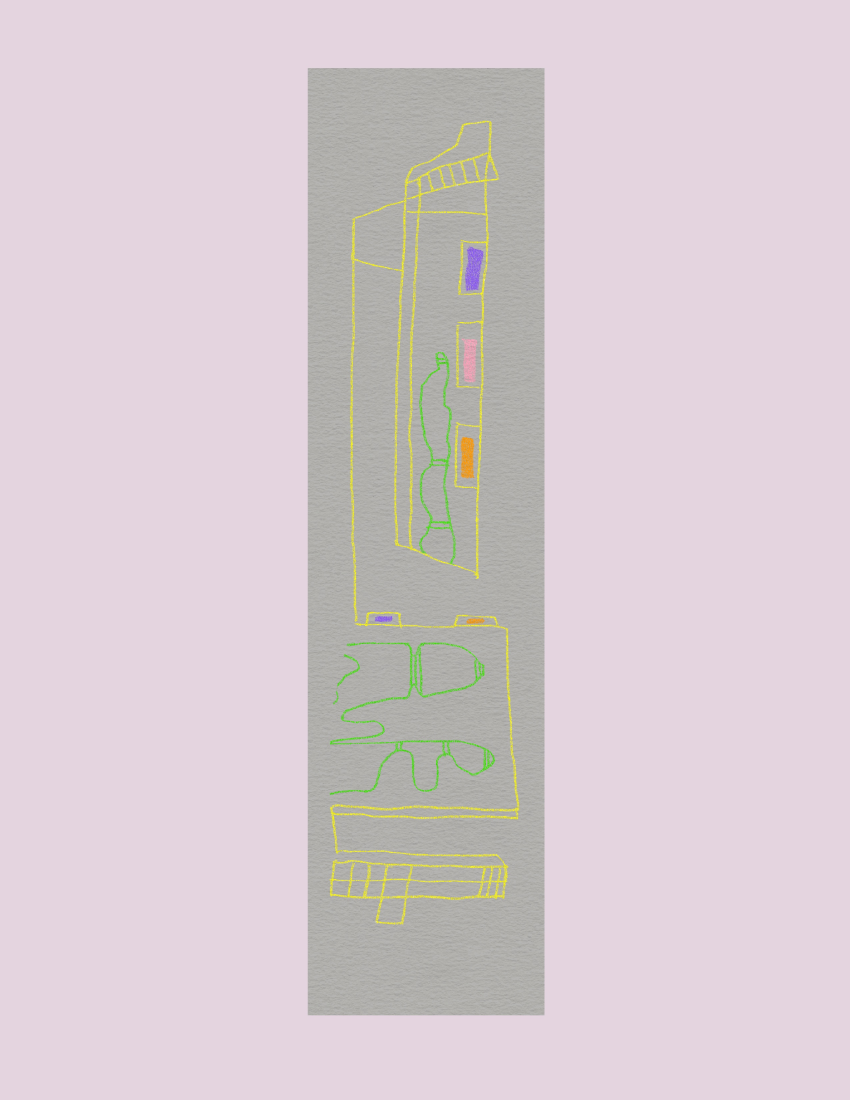
#> input picture assets/images/01-07-2026.JPG, 2550 x 3300 px (shown at 1/3 size)
$ python stitch.py ../assets/images/01-07-2026.JPG ../assets/images/03-03-2026.JPG
#> lines starting #> are read from the running program, lines starting #| are printed output that depends on the picture; after the words box and inside, x2 and y2 are one past the last pixel; in counts of white or black regions, pixels touching at a corner belong together; long printed decimals are rounded
#!/usr/bin/env python3
"""Stitch two overlapping scans with automatic tilt correction.

Workflow:
  1. Detect SIFT features in both images
  2. Match features → estimate affine transform (handles rotation + translation)
  3. Warp img2 into img1's coordinate space
  4. Laplacian pyramid blend in the overlap zone — smooths exposure/vignetting
     differences while preserving all sharp detail
  5. Save as lossless PNG preserving DPI and ICC profile
"""

import argparse
import os
import sys
import cv2
import numpy as np
from PIL import Image


def find_transform(img1, img2, max_features=10000, ratio_thresh=0.7):
    """Find affine transform from img2 → img1 using SIFT + RANSAC."""
    gray1 = cv2.cvtColor(img1, cv2.COLOR_BGR2GRAY)
    gray2 = cv2.cvtColor(img2, cv2.COLOR_BGR2GRAY)

    sift = cv2.SIFT_create(nfeatures=max_features)
    kp1, des1 = sift.detectAndCompute(gray1, None)
    kp2, des2 = sift.detectAndCompute(gray2, None)
    print(f"  Features: {len(kp1)} / {len(kp2)}")

    if des1 is None or des2 is None or len(kp1) < 10 or len(kp2) < 10:
        sys.exit("Not enough features found.")

    bf = cv2.BFMatcher()
    matches = bf.knnMatch(des1, des2, k=2)
    good = [m for m, n in matches if m.distance < ratio_thresh * n.distance]
    print(f"  Good matches: {len(good)}")

    if len(good) < 10:
        sys.exit("Not enough good matches for alignment.")

    pts1 = np.float32([kp1[m.queryIdx].pt for m in good])
    pts2 = np.float32([kp2[m.trainIdx].pt for m in good])

    M, inliers = cv2.estimateAffinePartial2D(
        pts2, pts1, method=cv2.RANSAC, ransacReprojThreshold=5.0
    )
    n_inliers = int(inliers.sum())
    angle = np.degrees(np.arctan2(M[1, 0], M[0, 0]))
    scale = np.sqrt(M[0, 0] ** 2 + M[1, 0] ** 2)
    print(f"  Inliers: {n_inliers}/{len(good)}")
    print(f"  Rotation: {angle:.4f}°  Scale: {scale:.6f}")
    print(f"  Translation: tx={M[0,2]:.1f} ty={M[1,2]:.1f}")

    return M


def compute_canvas(img1, img2, M):
    """Compute canvas size and adjusted transform for stitching."""
    h1, w1 = img1.shape[:2]
    h2, w2 = img2.shape[:2]

    corners2 = np.float32([[0, 0], [w2, 0], [w2, h2], [0, h2]]).reshape(-1, 1, 2)
    corners2_warped = cv2.transform(corners2, M).reshape(-1, 2)

    all_corners = np.vstack([
        [[0, 0], [w1, 0], [w1, h1], [0, h1]],
        corners2_warped,
    ])
    x_min = int(np.floor(all_corners[:, 0].min()))
    y_min = int(np.floor(all_corners[:, 1].min()))
    x_max = int(np.ceil(all_corners[:, 0].max()))
    y_max = int(np.ceil(all_corners[:, 1].max()))

    canvas_w = x_max - x_min
    canvas_h = y_max - y_min
    offset_x = -x_min
    offset_y = -y_min

    M_adj = M.copy()
    M_adj[0, 2] += offset_x
    M_adj[1, 2] += offset_y

    return canvas_w, canvas_h, offset_x, offset_y, M_adj


def row_color_match(canvas1, canvas2, mask1, mask2):
    """Adjust canvas2 to match canvas1 using per-row color correction.

    For each row in the overlap, computes the per-channel mean ratio between
    the two images.  Smooths this into a correction curve and extends it
    beyond the overlap with edge clamping.  This corrects scanner vignetting
    (which varies along the scan/row direction) without introducing column
    artifacts.
    """
    overlap = (mask1 > 0) & (mask2 > 0)
    if not overlap.any():
        return canvas2

    h, w = canvas1.shape[:2]
    rows_any = np.any(overlap, axis=1)
    row_start = np.argmax(rows_any)
    row_end = len(rows_any) - np.argmax(rows_any[::-1])

    # Only use the middle portion of the overlap (skip unreliable edge rows
    # where only a few pixels overlap due to rotation)
    ov_len = row_end - row_start
    margin = max(1, ov_len // 8)
    reliable_start = row_start + margin
    reliable_end = row_end - margin

    # Per-row, per-channel gain (only from reliable rows)
    gain_per_row = np.ones((row_end - row_start, 3), dtype=np.float64)
    for y in range(reliable_start, reliable_end):
        row_mask = overlap[y]
        if row_mask.sum() < 100:
            continue
        c1 = canvas1[y, row_mask].astype(np.float64)
        c2 = canvas2[y, row_mask].astype(np.float64)
        for ch in range(3):
            m1 = c1[:, ch].mean()
            m2 = c2[:, ch].mean()
            if m2 > 5:
                gain_per_row[y - row_start, ch] = np.clip(m1 / m2, 0.85, 1.15)

    # Smooth the gain curve heavily (scanner vignetting is very smooth)
    smooth_size = max(51, (row_end - row_start) // 4 * 2 + 1)
    kernel = np.ones(smooth_size) / smooth_size
    gain_smooth = np.ones_like(gain_per_row)
    for ch in range(3):
        padded = np.pad(gain_per_row[:, ch], smooth_size // 2, mode="edge")
        gain_smooth[:, ch] = np.convolve(padded, kernel, mode="valid")[
            : len(gain_per_row)
        ]

    # Build full-height gain array with edge clamping
    gain_full = np.ones((h, 3), dtype=np.float64)
    gain_full[row_start:row_end] = gain_smooth
    gain_full[:row_start] = gain_smooth[0]
    gain_full[row_end:] = gain_smooth[-1]

    # Apply correction to canvas2
    corrected = canvas2.astype(np.float64)
    has_data = mask2 > 0
    for ch in range(3):
        for y in range(h):
            if not has_data[y].any():
                continue
            cols = has_data[y]
            corrected[y, cols, ch] *= gain_full[y, ch]

    for ch, name in enumerate(["B", "G", "R"]):
        g = gain_smooth[:, ch]
        print(f"    {name}: gain {g.min():.4f}-{g.max():.4f}")

    return np.clip(corrected, 0, 255).astype(np.uint8)


# [60 lines left out: functions blend_images, autocrop, not called in this run]


def stitch(img1, img2, rotate1=False, rotate2=False):
    """Stitch two overlapping scan images. Returns the stitched result."""
    if rotate1:
        img1 = cv2.rotate(img1, cv2.ROTATE_180)
    if rotate2:
        img2 = cv2.rotate(img2, cv2.ROTATE_180)

    h1, w1 = img1.shape[:2]
    h2, w2 = img2.shape[:2]
    print(f"  Image 1: {w1}x{h1}")
    print(f"  Image 2: {w2}x{h2}")

    # Find alignment transform
    print("\nStep 1: Finding anchor points...")
    M = find_transform(img1, img2)

    # Compute canvas
    print("\nStep 2: Computing canvas...")
    canvas_w, canvas_h, off_x, off_y, M_adj = compute_canvas(img1, img2, M)
    print(f"  Canvas: {canvas_w}x{canvas_h}")

    # Place img1 and warp img2
    print("\nStep 3: Warping...")
    canvas1 = np.zeros((canvas_h, canvas_w, 3), dtype=np.uint8)
    canvas1[off_y:off_y + h1, off_x:off_x + w1] = img1

    canvas2 = cv2.warpAffine(
        img2, M_adj, (canvas_w, canvas_h),
        flags=cv2.INTER_LANCZOS4,
        borderMode=cv2.BORDER_CONSTANT,
        borderValue=(0, 0, 0),
    )

    mask1 = np.zeros((canvas_h, canvas_w), dtype=np.uint8)
    mask1[off_y:off_y + h1, off_x:off_x + w1] = 255

    mask2 = cv2.warpAffine(
        np.ones((h2, w2), dtype=np.uint8) * 255,
        M_adj, (canvas_w, canvas_h),
        flags=cv2.INTER_NEAREST,
    )

    # Row-based color matching — correct scanner vignetting via overlap
    print("\nStep 4: Color matching...")
    canvas2 = row_color_match(canvas1, canvas2, mask1, mask2)

    # Multi-band blend (Laplacian pyramid) — smooth remaining gradients
    print("\nStep 5: Blending...")
    result = blend_images(canvas1, canvas2, mask1, mask2)
    print(f"  Stitched: {canvas_w}x{canvas_h}")

    # Autocrop black borders
    print("\nStep 6: Cropping...")
    result = autocrop(result)
    print(f"  Final: {result.shape[1]}x{result.shape[0]}")

    return result


# [28 lines left out: function save_lossless, not called in this run]


def main():
    parser = argparse.ArgumentParser(
        description="Stitch two overlapping scans with automatic tilt correction."
    )
    parser.add_argument("image1", help="First scan (left/top)")
    parser.add_argument("image2", help="Second scan (right/bottom, overlapping)")
    parser.add_argument("-o", "--output", default="stitched.png",
                        help="Output path (default: stitched.png)")
    parser.add_argument("--rotate1", action="store_true",
                        help="Rotate image 1 by 180°")
    parser.add_argument("--rotate2", action="store_true",
                        help="Rotate image 2 by 180°")
    args = parser.parse_args()

    img1 = cv2.imread(args.image1)
#> img1 is the input picture: shape (3300, 2550, 3); mean B, G, R 209.3, 203.5, 215.7
    img2 = cv2.imread(args.image2)
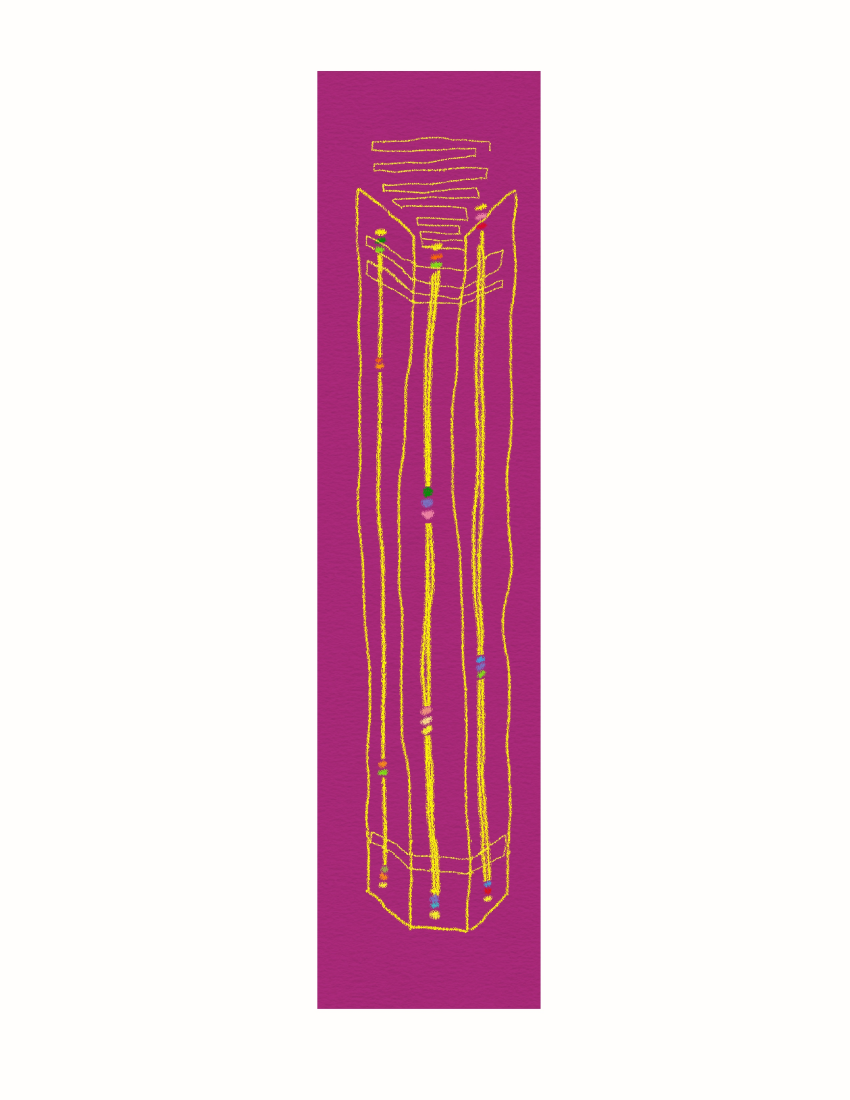
#> input picture assets/images/03-03-2026.JPG, 2550 x 3300 px (shown at 1/3 size)
#> img2 is the input picture: shape (3300, 2550, 3); mean B, G, R 220.3, 209.9, 236.5
    if img1 is None:
        sys.exit(f"Cannot read: {args.image1}")
    if img2 is None:
        sys.exit(f"Cannot read: {args.image2}")

    print(f"Stitching: {args.image1} + {args.image2}")
    result = stitch(img1, img2, rotate1=args.rotate1, rotate2=args.rotate2)
#|   Image 1: 2550x3300
#|   Image 2: 2550x3300
#> in find_transform, `gray2 = cv2.cvtColor(img2, cv2.COLOR_BGR2GRAY)`:
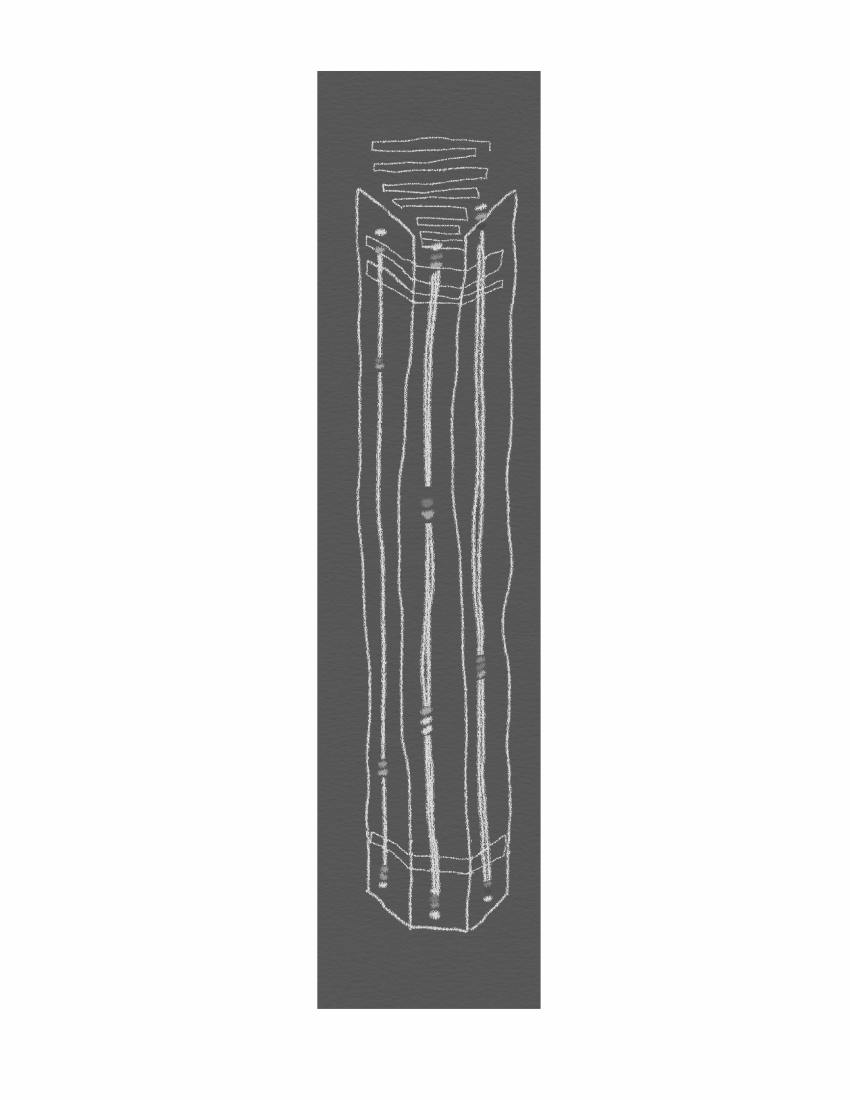
#> gray2: shape (3300, 2550) (shown at 1/3 size); min 62, max 255, mean 219
#> in find_transform, `kp1, des1 = sift.detectAndCompute(gray1, None)`: kp1 = 2463 keypoints; strongest (x, y, size): (1439, 820, 2), (1158, 802, 2.1), (1401, 1709, 2), (1142, 1857, 15.5)
#> in find_transform, `kp2, des2 = sift.detectAndCompute(gray2, None)`: kp2 = 8146 keypoints; strongest (x, y, size): (1303, 2597, 1.9), (1325, 700, 2.4), (1439, 2226, 1.9), (1280, 1253, 2)
#|   Features: 2463 / 8146
#> in find_transform, `matches = bf.knnMatch(des1, des2, k=2)`: matches = 2463 matches
#> in find_transform, `good = [m for m, n in matches if m.distance < ratio_thresh * n.distance]`: good = 16 matches
#|   Good matches: 16
#> in find_transform, `pts1 = np.float32([kp1[m.queryIdx].pt for m in good])`: pts1 = 16 rows, first 8: [927.2, 3041.5], [931.8, 213], [931.8, 213], [945.5, 3023], [945.5, 3023], [1280.5, 684.9], [1280.5, 684.9], [1370.4, 2600.1]
#> in find_transform, `pts2 = np.float32([kp2[m.trainIdx].pt for m in good])`: pts2 = 16 rows, first 8: [954.3, 215.2], [1619.3, 214.9], [1619.3, 214.9], [1619.3, 214.9], [1619.3, 214.9], [1284.2, 593.6], [1284.2, 593.6], [1104.6, 2183.4]
#> in find_transform, `M, inliers = cv2.estimateAffinePartial2D( pts2, pts1, method=cv2.RANSA..`: M = [[0.301, 1.55, 111.6], [-1.55, 0.301, 2653.4]]; inliers = [0, 1, 1, 0, 0, 0, 0, 0, 0, 1, 1, 0, 0, 0, 0, 0]
#> in find_transform, `n_inliers = int(inliers.sum())`: n_inliers = 4
#> in find_transform, `angle = np.degrees(np.arctan2(M[1, 0], M[0, 0]))`: angle = -78.98
#> in find_transform, `scale = np.sqrt(M[0, 0] ** 2 + M[1, 0] ** 2)`: scale = 1.58
#|   Inliers: 4/16
#|   Rotation: -78.9839°  Scale: 1.576
#|   Translation: tx=111.6 ty=2653.4
#> in stitch, `M = find_transform(img1, img2)`: M = [[0.301, 1.55, 111.6], [-1.55, 0.301, 2653.4]]
#> in compute_canvas, `corners2_warped = cv2.transform(corners2, M).reshape(-1, 2)`: corners2_warped = [[111.6, 2653.4], [879.6, -1291.7], [5985.1, -297.8], [5217.1, 3647.3]]
#> in compute_canvas, `all_corners = np.vstack([ [[0, 0], [w1, 0], [w1, h1], [0, h1]], corner..`: all_corners = [[0, 0], [2550, 0], [2550, 3300], [0, 3300], [111.6, 2653.4], [879.6, -1291.7], [5985.1, -297.8], [5217.1, 3647.3]]
#> in compute_canvas, `x_min = int(np.floor(all_corners[:, 0].min()))`: x_min = 0
#> in compute_canvas, `y_min = int(np.floor(all_corners[:, 1].min()))`: y_min = -1292
#> in compute_canvas, `x_max = int(np.ceil(all_corners[:, 0].max()))`: x_max = 5986
#> in compute_canvas, `y_max = int(np.ceil(all_corners[:, 1].max()))`: y_max = 3648
#> in compute_canvas, `canvas_w = x_max - x_min`: canvas_w = 5986
#> in compute_canvas, `canvas_h = y_max - y_min`: canvas_h = 4940
#> in compute_canvas, `offset_x = -x_min`: offset_x = 0
#> in compute_canvas, `offset_y = -y_min`: offset_y = 1292
#> in compute_canvas, `M_adj = M.copy()`: M_adj = [[0.301, 1.55, 111.6], [-1.55, 0.301, 2653.4]]
#> in stitch, `canvas_w, canvas_h, off_x, off_y, M_adj = compute_canvas(img1, img2, M)`: canvas_w = 5986; canvas_h = 4940; off_x = 0; off_y = 1292; M_adj = [[0.301, 1.55, 111.6], [-1.55, 0.301, 3945.4]]
#|   Canvas: 5986x4940
#> in stitch, `canvas1[off_y:off_y + h1, off_x:off_x + w1] = img1`:
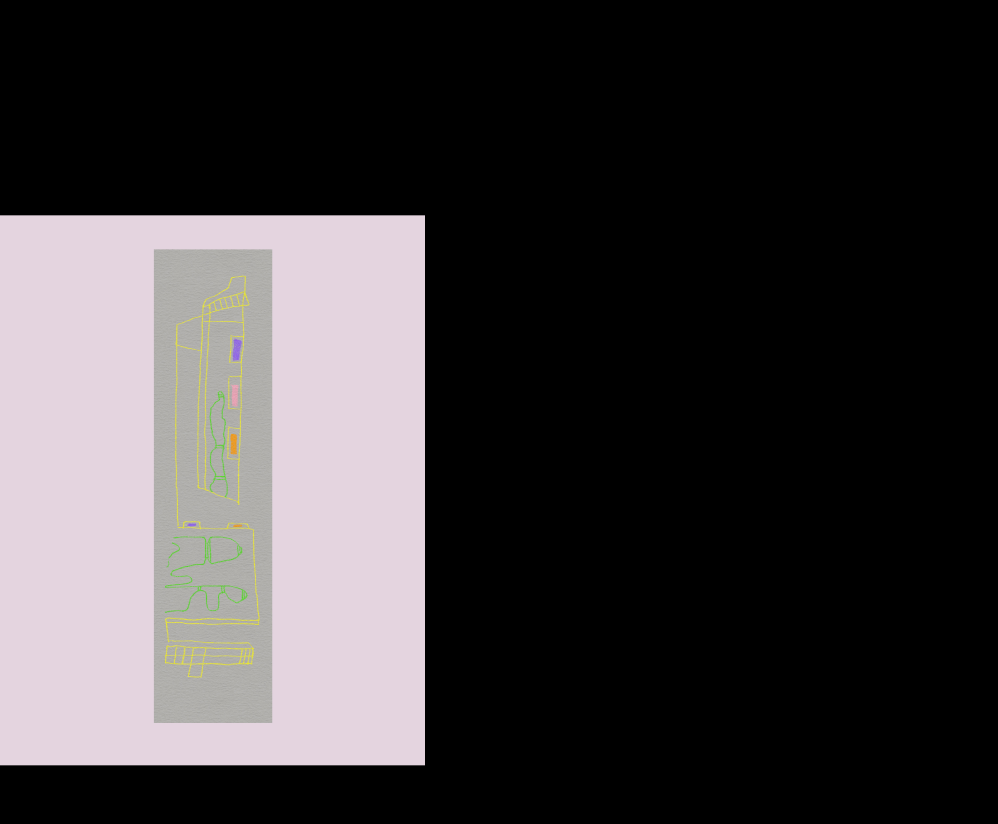
#> canvas1: shape (4940, 5986, 3) (shown at 1/6 size); mean B, G, R 59.6, 57.9, 61.4
#> in stitch, `mask2 = cv2.warpAffine( np.ones((h2, w2), dtype=np.uint8) * 255, M_adj..`:
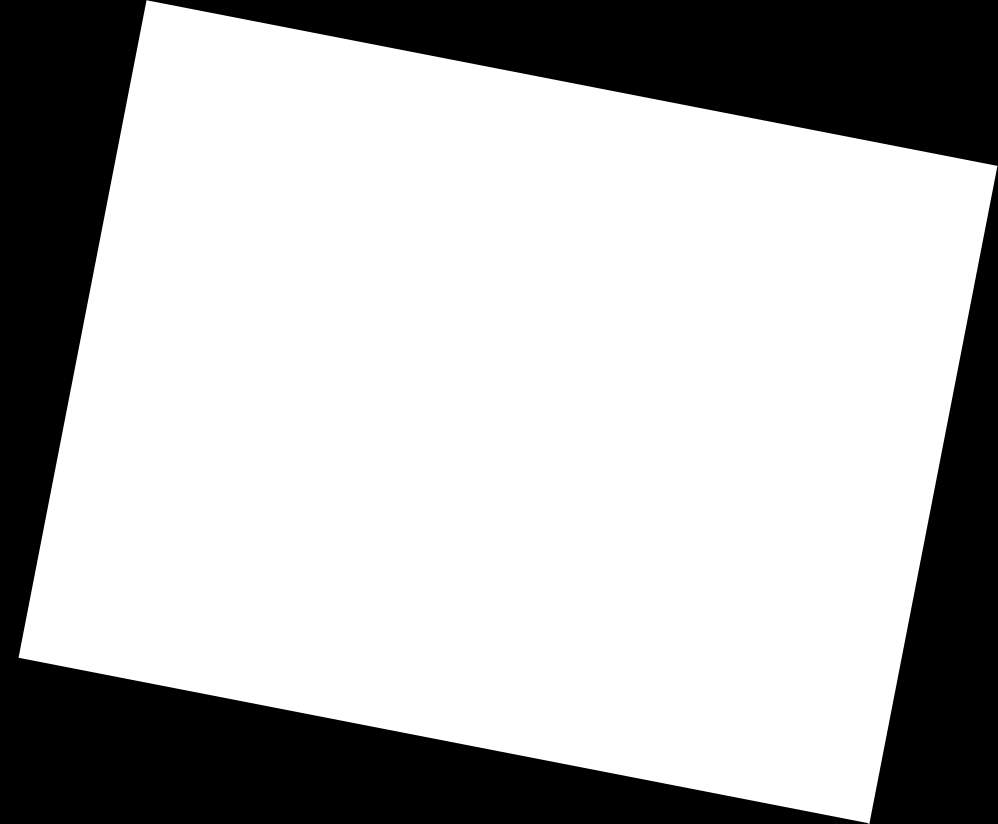
#> mask2: shape (4940, 5986) (shown at 1/6 size); 70.7% white; 1 black region, box (x1, y1, x2, y2) and area: (0, 0, 5986, 4940) 8666280
#> in row_color_match, `overlap = (mask1 > 0) & (mask2 > 0)`:
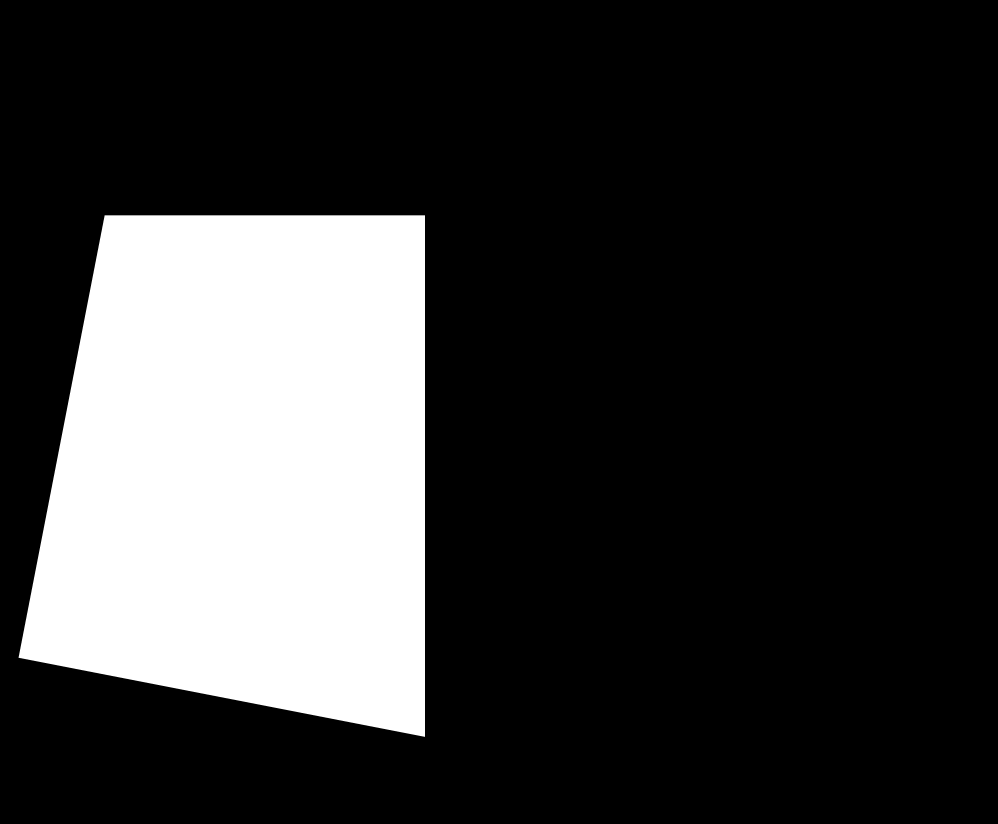
#> overlap: shape (4940, 5986) bool (shown at 1/6 size); 21.5% white; 1 white region, box (x1, y1, x2, y2) and area: (111, 1292, 2550, 4421) 6366805
#> in row_color_match, `row_start = np.argmax(rows_any)`: row_start = 1292
#> in row_color_match, `row_end = len(rows_any) - np.argmax(rows_any[::-1])`: row_end = 4421
#> in row_color_match, `ov_len = row_end - row_start`: ov_len = 3129
#> in row_color_match, `margin = max(1, ov_len // 8)`: margin = 391
#> in row_color_match, `reliable_start = row_start + margin`: reliable_start = 1683
#> in row_color_match, `reliable_end = row_end - margin`: reliable_end = 4030
#> in row_color_match, `smooth_size = max(51, (row_end - row_start) // 4 * 2 + 1)`: smooth_size = 1565
#> in row_color_match, `kernel = np.ones(smooth_size) / smooth_size`: kernel = 1565 values from 0.000639 to 0.000639
    save_lossless(result, args.output, args.image1)


if __name__ == "__main__":
#> (the run stopped early here; a loop or call above may not have finished)
